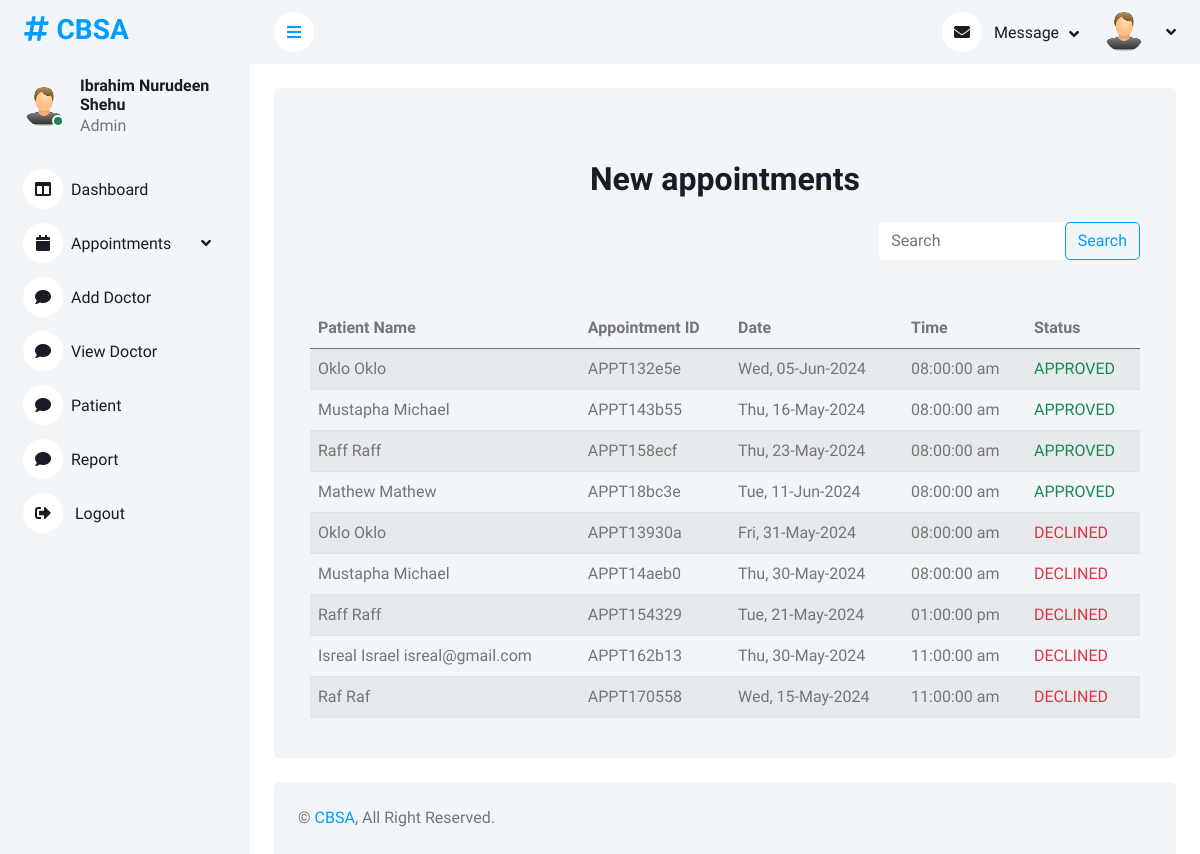
Page /admin/new-appointments.php (signed in) on the committed database.
### tables this page shows
CREATE TABLE `appointment` (
  `appointment_id` varchar(255) NOT NULL,
  `fullname` varchar(255) NOT NULL,
  `email` varchar(255) NOT NULL,
  `phone_number` varchar(255) NOT NULL,
  `appointment_date` date NOT NULL,
  `appointment_time` time NOT NULL,
  `appointment_status` varchar(255) DEFAULT NULL,
  `student_id` int(11) DEFAULT NULL,
  `booking_time` timestamp NOT NULL DEFAULT current_timestamp()
);

CREATE TABLE `student` (
  `student_id` int(11) NOT NULL,
  `firstname` varchar(255) NOT NULL,
  `lastname` varchar(255) NOT NULL,
  `othername` varchar(255) NOT NULL,
  `email` varchar(255) NOT NULL,
  `matric` varchar(255) NOT NULL,
  `password` varchar(255) NOT NULL,
  `blood_group` varchar(255) DEFAULT NULL,
  `genotype` varchar(255) DEFAULT NULL,
  `time` timestamp NOT NULL DEFAULT current_timestamp()
);

### admin/new-appointments.php (the view, shortened to what this page needs)
<?php
include("../include/connect.php");
if (isset($_SESSION["admin_id"])) {
    $user_id = $_SESSION["admin_id"];
    $sql = mysqli_query($connect,"SELECT * FROM `admin` WHERE admin_id = $user_id");
    $fetch = mysqli_fetch_assoc($sql);
    $fullname = $fetch["fullname"];
}
?>
<!DOCTYPE html>
<html lang="en">
<head>
    <link href="https://cdnjs.cloudflare.com/ajax/libs/font-awesome/5.10.0/css/all.min.css" rel="stylesheet">
    <link href="https://cdn.jsdelivr.net/npm/bootstrap-icons@1.4.1/font/bootstrap-icons.css" rel="stylesheet">
    <link href="lib/owlcarousel/assets/owl.carousel.min.css" rel="stylesheet">
    <link href="lib/tempusdominus/css/tempusdominus-bootstrap-4.min.css" rel="stylesheet" />
    <link href="css/bootstrap.min.css" rel="stylesheet">
    <link href="css/style.css" rel="stylesheet">
</head>
<body>
    <div class="container-xxl position-relative bg-white d-flex p-0">
        <div class="sidebar pe-4 pb-3">
            <nav class="navbar bg-light navbar-light">
                <a href="dashboard.php" class="navbar-brand mx-4 mb-3">
                    <h3 class="text-primary"><i class="fa fa-hashtag me-2"></i>CBSA</h3>
                </a>
                <div class="d-flex align-items-center ms-4 mb-4">
                    <div class="position-relative">
                        <img class="rounded-circle" src="./img/user.png" alt="" style="width: 40px; height: 40px;">
                        <div class="bg-success rounded-circle border border-2 border-white position-absolute end-0 bottom-0 p-1"></div>
                    </div>
                    <div class="ms-3">
                        <h6 class="mb-0"><?php echo $fullname ?></h6>
                        <span>Admin</span>
                    </div>
                </div>
                <div class="navbar-nav w-100">
                    <a href="dashboard.php" class="nav-item nav-link"><i class="fas fa-columns me-2"></i>Dashboard</a>
                    <div class="nav-item dropdown">
                        <a href="#" class="nav-link dropdown-toggle" data-bs-toggle="dropdown"><i class="fas fa-calendar me-2"></i>Appointments</a>
                    </div>
                    <a href="add_doctor.php" class="nav-item nav-link"><i class="fas fa-comment me-2"></i>Add Doctor</a>
                    <a href="view_doctor.php" class="nav-item nav-link"><i class="fas fa-comment me-2"></i>View Doctor</a>
                    <a href="patient.php" class="nav-item nav-link"><i class="fas fa-comment me-2"></i>Patient</a>
                    <a href="report.php" class="nav-item nav-link"><i class="fas fa-comment me-2"></i>Report</a>
                    <a href="#" onclick="logout()" class="nav-item nav-link"> <i class="fas fa-sign-out-alt me-2"></i>
                        Logout</a>
                    </div>
                </div>
        </div>
        <div class="content">
            <nav class="navbar navbar-expand bg-light navbar-light sticky-top px-4 py-0">
                <a href="#" class="sidebar-toggler flex-shrink-0">
                    <i class="fa fa-bars"></i>
                </a>
                <div class="navbar-nav align-items-center ms-auto">
                    <div class="nav-item dropdown">
                        <a href="#" class="nav-link dropdown-toggle" data-bs-toggle="dropdown">
                            <i class="fa fa-envelope me-lg-2"></i>
                            <span class="d-none d-lg-inline-flex">Message</span>
                        </a>
                    </div>
                    <div class="nav-item dropdown">
                        <a href="#" class="nav-link dropdown-toggle" data-bs-toggle="dropdown">
                            <img class="rounded-circle me-lg-2" src="./img/user.png" alt="" style="width: 40px; height: 40px;">
                        </a>
                    </div>
                </div>
            </nav>
            <div class="container-fluid pt-4 px-4">
                <div class="bg-light text-center rounded p-4">
<div class="container mt-5">
    <h2 class="mb-4">New appointments</h2>
    <div class="row">
        <form class="col-sm-4 ms-auto d-flex mb-5" action="search.php" method="get">
            <input class="form-control border-0" type="search" name="search" placeholder="Search">
            <input class="btn btn-outline-primary" value="Search" type="submit">
        </form>
    </div>
    <div class="table-responsive">
        <table class="table table-striped text-start">
            <thead>
                <tr>
                    <th scope="col">Patient Name</th>
                    <th scope="col">Appointment ID</th>
                    <th scope="col">Date</th>
                    <th scope="col">Time</th>
                    <th scope="col">Status</th>
                </tr>
            </thead>
            <tbody>
<?php
$pending_appt = mysqli_query($connect,"SELECT * FROM `appointment` INNER JOIN `student` ON appointment.student_id = student.student_id WHERE appointment_status = 'APPROVED'");
                while ($pending_appt_fetch = mysqli_fetch_assoc($pending_appt)) {
                    $patient_firstname = $pending_appt_fetch["firstname"];
                    $patient_lastname = $pending_appt_fetch["lastname"];
                    if (isset($pending_appt_fetch["othername"])) {
                        $patient_othername = $pending_appt_fetch["othername"];
                    }else{
                        $patient_othername = null;
                    }
                    $appointment_id = $pending_appt_fetch["appointment_id"];
                    $appointment_date = $pending_appt_fetch["appointment_date"];
                    $appointment_date = strtotime($appointment_date);
                    $appointment_date = date("D, d-M-Y",$appointment_date);
                    $appointment_time = $pending_appt_fetch["appointment_time"];
                    $appointment_time = strtotime($appointment_time);
                    $appointment_time = date("h:i:s a",$appointment_time);
                    $appointment_status = $pending_appt_fetch["appointment_status"];
                    echo '
                    <tr>
                        <td>'.$patient_firstname . " " . $patient_lastname . " " . $patient_othername.' </td>
                        <td>'. $appointment_id  .'</td>
                        <td>'. $appointment_date  .'</td>
                        <td>'. $appointment_time  .'</td>
                        <td class="text-success">'. $appointment_status  .'</td>
                    </tr>
                    ';
                }
              ?>
<?php
$pending_appt = mysqli_query($connect,"SELECT * FROM `appointment` INNER JOIN `student` ON appointment.student_id = student.student_id WHERE appointment_status = 'declined'");
                while ($pending_appt_fetch = mysqli_fetch_assoc($pending_appt)) {
                    $patient_firstname = $pending_appt_fetch["firstname"];
                    $patient_lastname = $pending_appt_fetch["lastname"];
                    if (isset($pending_appt_fetch["othername"])) {
                        $patient_othername = $pending_appt_fetch["othername"];
                    }else{
                        $patient_othername = null;
                    }
                    $appointment_id = $pending_appt_fetch["appointment_id"];
                    $appointment_date = $pending_appt_fetch["appointment_date"];
                    $appointment_date = strtotime($appointment_date);
                    $appointment_date = date("D, d-M-Y",$appointment_date);
                    $appointment_time = $pending_appt_fetch["appointment_time"];
                    $appointment_time = strtotime($appointment_time);
                    $appointment_time = date("h:i:s a",$appointment_time);
                    $appointment_status = $pending_appt_fetch["appointment_status"];
                    echo '
                    <tr>
                        <td>'.$patient_firstname . " " . $patient_lastname . " " . $patient_othername.' </td>
                        <td>'. $appointment_id  .'</td>
                        <td>'. $appointment_date  .'</td>
                        <td>'. $appointment_time  .'</td>
                        <td class="text-danger">'. $appointment_status  .'</td>
                    </tr>
                    ';
                }
              ?>
            </tbody>
        </table>
    </div>
</div>
        </div>
            </div>
            <div class="container-fluid pt-4 px-4">
                <div class="bg-light rounded-top p-4">
                    <div class="row">
                        <div class="col-12 col-sm-6 text-center text-sm-start">
                            &copy; <a href="#">CBSA</a>, All Right Reserved.
                        </div>
                    </div>
                </div>
            </div>
        </div>
</body>
</html>

### admin/css/style.css (style rules this page uses)
:root { --primary: #009CFF; --light: #F3F6F9; --dark: #191C24; }
.btn { transition: .5s; }
.sidebar { position: fixed; top: 0; left: 0; bottom: 0; width: 250px; height: 100vh; overflow-y: auto; background: var(--light); transition: 0.5s; z-index: 999; }
.content { margin-left: 250px; min-height: 100vh; background: #FFFFFF; transition: 0.5s; }
@media (min-width: 992px) { .sidebar { margin-left: 0; } }
@media (min-width: 992px) { .content { width: calc(100% - 250px); } }
.sidebar .navbar .navbar-nav .nav-link { padding: 7px 20px; color: var(--dark); font-weight: 500; border-left: 3px solid var(--light); border-radius: 0 30px 30px 0; outline: none; }
.sidebar .navbar .navbar-nav .nav-link i { width: 40px; height: 40px; display: inline-flex; align-items: center; justify-content: center; background: #FFFFFF; border-radius: 40px; }
.sidebar .navbar .dropdown-toggle::after { position: absolute; top: 15px; right: 15px; border: none; content: "\f107"; font-family: "Font Awesome 5 Free"; font-weight: 900; transition: .5s; }
.content .navbar .navbar-nav .nav-link { margin-left: 25px; padding: 12px 0; color: var(--dark); outline: none; }
.content .navbar .sidebar-toggler, .content .navbar .navbar-nav .nav-link i { width: 40px; height: 40px; display: inline-flex; align-items: center; justify-content: center; background: #FFFFFF; border-radius: 40px; }
.content .navbar .dropdown-toggle::after { margin-left: 6px; vertical-align: middle; border: none; content: "\f107"; font-family: "Font Awesome 5 Free"; font-weight: 900; transition: .5s; }

### rows in the picture
appointment: student.firstname "Oklo", student.lastname "Oklo", appointment_id "APPT132e5e", appointment_date "Wed, 05-Jun-2024", appointment_time "08:00:00 am", appointment_status "APPROVED"
appointment: student.firstname "Mustapha", student.lastname "Michael", appointment_id "APPT143b55", appointment_date "Thu, 16-May-2024", appointment_time "08:00:00 am", appointment_status "APPROVED"
appointment: student.firstname "Raff", student.lastname "Raff", appointment_id "APPT158ecf", appointment_date "Thu, 23-May-2024", appointment_time "08:00:00 am", appointment_status "APPROVED"
appointment: student.firstname "Mathew", student.lastname "Mathew", appointment_id "APPT18bc3e", appointment_date "Tue, 11-Jun-2024", appointment_time "08:00:00 am", appointment_status "APPROVED"
appointment: student.firstname "Oklo", student.lastname "Oklo", appointment_id "APPT13930a", appointment_date "Fri, 31-May-2024", appointment_time "08:00:00 am", appointment_status "DECLINED"
appointment: student.firstname "Mustapha", student.lastname "Michael", appointment_id "APPT14aeb0", appointment_date "Thu, 30-May-2024", appointment_time "08:00:00 am", appointment_status "DECLINED"
appointment: student.firstname "Raff", student.lastname "Raff", appointment_id "APPT154329", appointment_date "Tue, 21-May-2024", appointment_time "01:00:00 pm", appointment_status "DECLINED"
appointment: student.firstname "Isreal", student.lastname "Israel", student.othername "isreal@gmail.com", appointment_id "APPT162b13", appointment_date "Thu, 30-May-2024", appointment_time "11:00:00 am", appointment_status "DECLINED"
appointment: student.firstname "Raf", student.lastname "Raf", appointment_id "APPT170558", appointment_date "Wed, 15-May-2024", appointment_time "11:00:00 am", appointment_status "DECLINED"

### other values in the picture
$fullname "Ibrahim Nurudeen Shehu"
